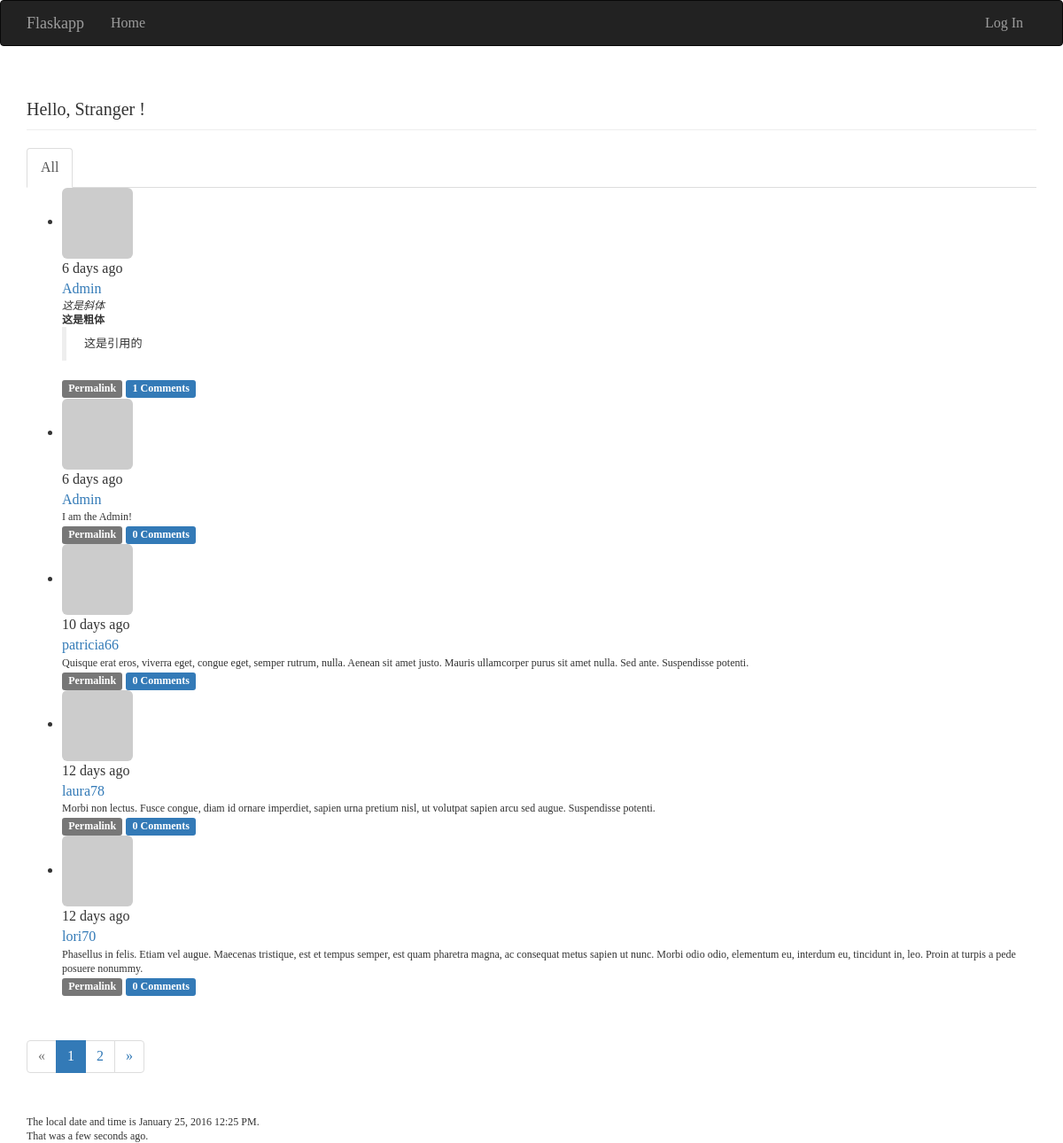
Before: / with the older database file.
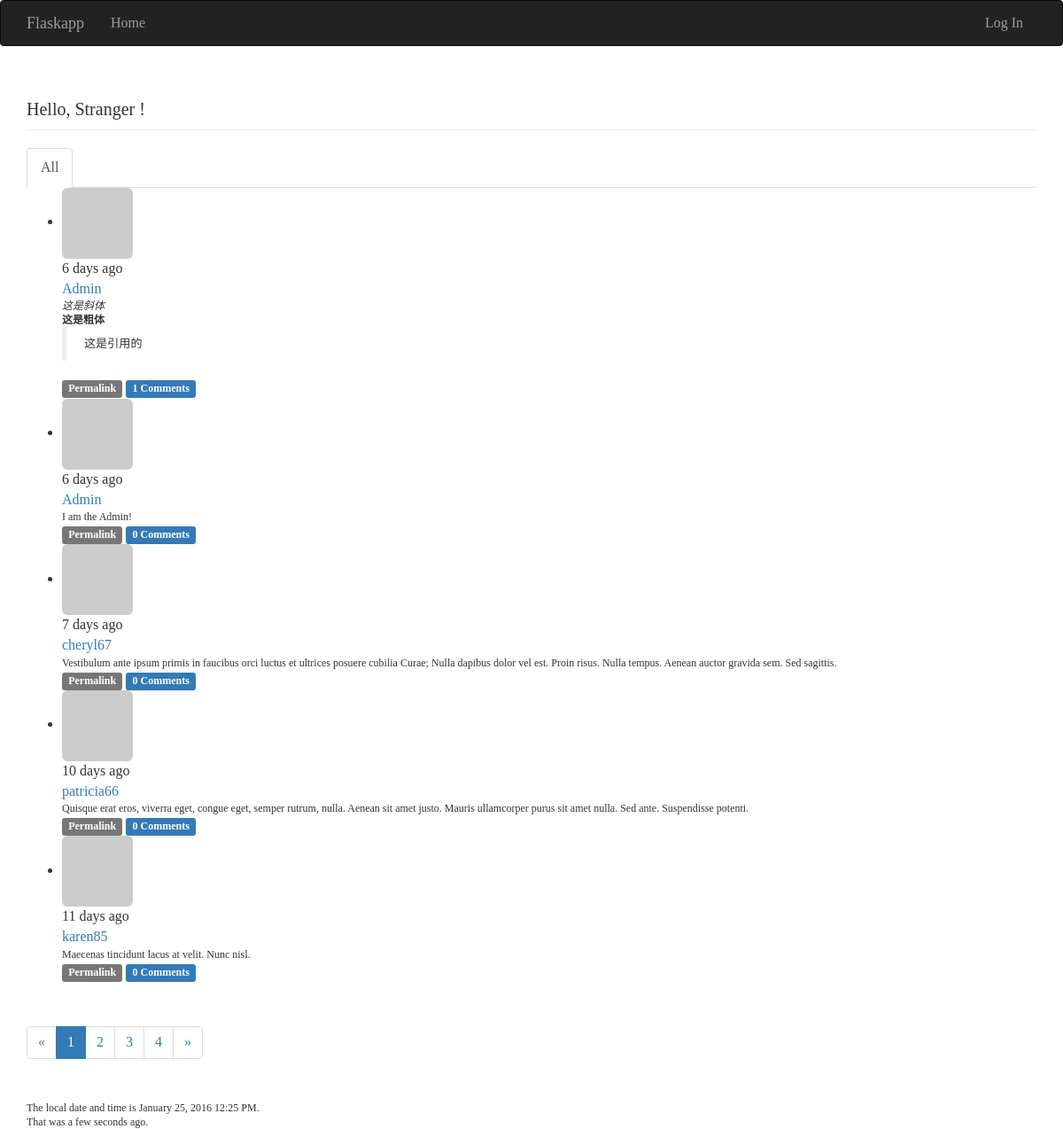
After: the same page with the newer database file.
### app/models.py (models this page shows, shortened)
class Post(db.Model):
    __tablename__ = 'posts'
    id = db.Column(db.Integer, primary_key=True)
    body = db.Column(db.Text)
    body_html = db.Column(db.Text)
    timestamp = db.Column(db.DateTime, index=True, default=datetime.utcnow)
    author_id = db.Column(db.Integer, db.ForeignKey('users.id'))
    comments = db.relationship('Comment', backref='post', lazy='dynamic')

class User(db.Model, UserMixin):
    __tablename__ = 'users'
    id = db.Column(db.Integer, primary_key=True)
    email = db.Column(db.String(64), unique=True, index=True)
    username = db.Column(db.String(64), unique=True, index=True)
    role_id = db.Column(db.Integer, db.ForeignKey('roles.id'))
    password_hash = db.Column(db.String(128))
    confirmed = db.Column(db.Boolean, default=False)
    name = db.Column(db.String(64))
    location = db.Column(db.String(64))
    about_me = db.Column(db.Text())
    member_since = db.Column(db.DateTime(), default=datetime.utcnow)
    last_seen = db.Column(db.DateTime(), default=datetime.utcnow)
    avatar_hash = db.Column(db.String(32))
    posts = db.relationship('Post', backref='author', lazy='dynamic')
    followed = db.relationship('Follow',
                               foreign_keys=[Follow.follower_id],
                               backref=db.backref('follower', lazy='joined'),
                               lazy='dynamic',
                               cascade='all, delete-orphan')
    followers = db.relationship('Follow',
                                foreign_keys=[Follow.followed_id],
                                backref=db.backref('followed', lazy='joined'),
                                lazy='dynamic',
                                cascade='all, delete-orphan')
    comments = db.relationship('Comment', backref='author', lazy='dynamic')
    @property
    def password(self):
        raise AttributeError('password is not a readable attribute')
    def gravatar(self, size=100, default='identicon', rating='g'):
        if request.is_secure:
            url = 'https://secure.gravatar.com/avatar'
        else:
            url = 'http://www.gravatar.com/avatar'
        hash = self.avatar_hash or hashlib.md5(
                self.email.encode('utf-8')).hexdigest()
        return '{url}/{hash}?s={size}&d={default}&r={rating}'.format(
                url=url, hash=hash, size=size, default=default, rating=rating)

### app/main/views.py (the view)
@main.route('/', methods=['GET', 'POST'])
def index():
    form = PostForm()
    if current_user.can(Permission.WRITE_ARTICLES) and \
            form.validate_on_submit():
        post = Post(body=form.body.data,
                    author=current_user._get_current_object())
        db.session.add(post)
        return redirect(url_for('.index'))
    page = request.args.get('page', 1, type=int)
    show_followed = False
    if current_user.is_authenticated:
        show_followed = bool(request.cookies.get('show_followed', ''))
    if show_followed:
        query = current_user.followed_posts
    else:
        query = Post.query
    pagination = Post.query.order_by(Post.timestamp.desc()).paginate(
            page, per_page=current_app.config['FLASKY_POSTS_PER_PAGE'],
            error_out=False)
    posts = pagination.items
    return render_template('index.html',form=form, name=session.get('name'),
                           known=session.get('known', False), posts=posts,
                           pagination=pagination,
                           show_followed=show_followed,
                           current_time=datetime.utcnow())

### app/auth/views.py (called while the page is built)
@auth.before_app_request
def before_request():
    if current_user.is_authenticated:
        current_user.ping()
        if not current_user.confirmed \
                and request.endpoint[:5] != 'auth.' \
                and request.endpoint != 'static':
            return redirect(url_for('auth.unconfirmed'))

### app/main/__init__.py (called while the page is built)
@main.app_context_processor
def inject_permissions():
    return dict(Permission=Permission)

### app/models.py (called while the page is built)
    def can(self, permissions):
        return False

    def is_administrator(self):
        return False

### app/templates/index.html (shortened to what this page needs)
{% extends "base.html" %}
{% import "bootstrap/wtf.html" as wtf %}
{% import "_macros.html" as macros %}
{% block page_content %}
<div class="page-header">
    <h1>Hello, {% if current_user.is_authenticated %}{{ current_user.username }} !{% else %}Stranger !</h1>{% endif %}
</div>
<div class="post-tabs">
    <ul class="nav nav-tabs">
        <li{% if not show_followed %} class="active"{% endif %}><a href="{{ url_for('.show_all') }}">All</a></li>
    </ul>
    {% include '_posts.html' %}
</div>
{% if pagination %}
<div class="pagination">
    {{ macros.pagination_widget(pagination, '.index') }}
</div>
{% endif %}
<p>The local date and time is {{ moment(current_time).format('LLL') }}.</p>
<p>That was {{ moment(current_time).fromNow(refresh=True) }}.</p>
{% endblock %}

### app/templates/base.html (shortened to what this page needs)
{% extends "bootstrap/base.html" %}
{% block head %}
{{ super() }}
<link rel="stylesheet" type="text/css" href="{{ url_for('static', filename='style.css') }}">
{% endblock %}
{% block navbar %}
<div class="navbar navbar-inverse" role="navigation">
    <div class="container">
        <div class="navbar-header">
            <a class="navbar-brand" href="{{ url_for('main.index') }}">Flaskapp</a>
        </div>
        <div class="navbar-collapse collapse">
            <ul class="nav navbar-nav">
                <li><a href="{{ url_for('main.index') }}">Home</a></li>
            </ul>
            <ul class="nav navbar-nav navbar-right">
                {% if current_user.is_authenticated %}
                <li class="dropdown">
                    <a href="#" class="dropdown-toggle" data-toggle="dropdown">Account<b class="caret"></b></a>
                    <ul class="dropdown-menu">
                        <li><a href="{{ url_for('auth.change_password') }}">Change Password</a></li>
                        <li><a href="{{ url_for('auth.change_email_request') }}">Change Email</a></li>
                        <li><a href="{{ url_for('auth.logout') }}">Log Out</a></li>
                {% else %}
                <li><a href="{{ url_for('auth.login') }}">Log In</a></li>
                {% endif %}
            </ul>
        </div>
    </div>
</div>
{% endblock %}
{% block content %}
<div class="container">
    {% block page_content %}{% endblock %}
</div>
{% endblock %}

### app/templates/_macros.html
{% macro pagination_widget(pagination, endpoint) %}
<ul class="pagination">
    <li{% if not pagination.has_prev %} class="disabled"{% endif %}>
        <a href="{% if pagination.has_prev %}{{ url_for(endpoint,
            page = pagination.pre_num, **kwargs) }}{% else %}#{% endif %}">
            &laquo;
        </a>
    </li>
    {% for p in pagination.iter_pages() %}
        {% if p %}
            {% if p == pagination.page %}
            <li class="active">
                <a href="{{ url_for(endpoint, page = p, **kwargs) }}">{{ p }}</a>
            </li>
            {% else %}
            <li>
                <a href="{{ url_for(endpoint, page = p, **kwargs) }}">{{ p }}</a>
            </li>
            {% endif %}
        {% else %}
        <li class="disabled"><a href="#">&hellip;</a></li>
        {% endif %}
    {% endfor %}
    <li{% if not pagination.has_next %} class="disabled"{% endif %}>
        <a href="{% if pagination.has_next %}{{ url_for(endpoint, page=pagination.next_num, **kwargs) }}{% else %}#{% endif %}">
            &raquo;
        </a>
    </li>
</ul>
{% endmacro %}

### app/templates/_posts.html (shortened to what this page needs)
<ul class="posts">
    {% for post in posts %}
    <li class="post">
        <div class="post-thumbnail">
            <a href="{{ url_for('.user', username=post.author.username) }}">
                <img class="img-rounded profile-thumbnail" src="{{ post.author.gravatar(size=40) }}">
            </a>
        </div>
        <div class="post-content">
            <div class="post-date">{{ moment(post.timestamp).fromNow() }}</div>
            <div class="post-author"><a href="{{ url_for('.user', username=post.author.username) }}">{{ post.author.username }}</a></div>
            <div class="post-body">
                {% if post.body_html %}
                    {{ post.body_html | safe }}
                {% else %}
                    {{ post.body }}
                {% endif %}
            </div>
            <div class="post-footer">
                <a href="{{ url_for('.post', id=post.id) }}">
                    <span class="label label-default">Permalink</span>
                </a>
                <a href="{{ url_for('.post', id=post.id) }}#comments">
                    <span class="label label-primary">{{ post.comments.count() }} Comments</span>
                </a>
            </div>
        </div>
    </li>
    {% endfor %}
</ul>

### tmp/coverage/style.css (style rules this page uses)
html, body, h1, h2, h3, p, table, td, th { margin: 0; padding: 0; border: 0; outline: 0; font-weight: inherit; font-style: inherit; font-size: 100%; font-family: inherit; vertical-align: baseline; }
body { font-family: georgia, serif; font-size: 1em; }
html>body { font-size: 16px; }
p { font-size: .75em; line-height: 1.33333333em; }
h1 { font-size: 1.25em; display: inline-block; }

Changed rows visible on the page:
no longer on this page (row unchanged): Post: timestamp "12 days ago", author.username "laura78", body_html "Morbi non lectus. Fusce congue, diam id ornare imperdiet, sapien urna pretium nisl, ut volutpat sapien arcu sed augue. Suspendisse potenti.", comments.count "0"
no longer on this page (row unchanged): Post: timestamp "12 days ago", author.username "lori70", body_html "Phasellus in felis. Etiam vel augue. Maecenas tristique, est et tempus semper, est quam pharetra magna, ac consequat metus sapien ut nunc. Morbi odio odio, elementum eu, interdum eu, tincidunt in, leo. Proin at turpis a pede posuere nonummy.", comments.count "0"
added Post: timestamp "7 days ago", author.username "cheryl67", body_html "Vestibulum ante ipsum primis in faucibus orci luctus et ultrices posuere cubilia Curae; Nulla dapibus dolor vel est. Proin risus. Nulla tempus. Aenean auctor gravida sem. Sed sagittis.", comments.count "0"
added Post: timestamp "11 days ago", author.username "karen85", body_html "Maecenas tincidunt lacus at velit. Nunc nisl.", comments.count "0"
Other visible differences:
new list line: "3"
new list line: "4"
